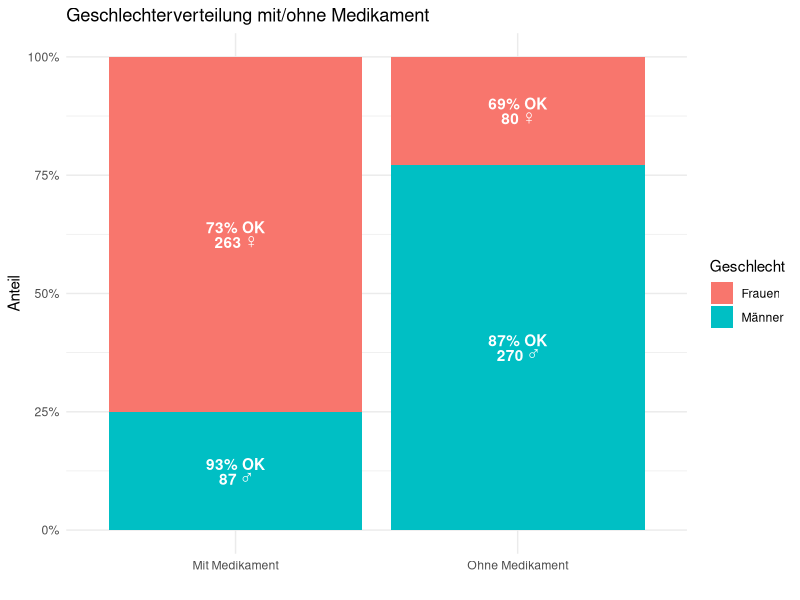

Source code (R):
library(ggplot2)
library(scales)

# Daten vorbereiten
df <- data.frame(
  Gruppe = c(
    "Mit Medikament",
    "Mit Medikament",
    "Ohne Medikament",
    "Ohne Medikament"
  ),
  Geschlecht = c("Frauen", "Männer", "Frauen", "Männer"),
  Anzahl = c(263, 87, 80, 270),
  # SPALTE FÜR DIE ZUSÄTZLICHEN PROZENTE
  Zusatz_Prozent = c(0.73, 0.93, 0.69, 0.87) 
)

# Prozentwerte innerhalb der Gruppen berechnen (Base R-Methoden)
df$Summe <- ave(df$Anzahl, df$Gruppe, FUN = sum)
df$Prozent <- df$Anzahl / df$Summe
df$pos <- ave(df$Prozent, df$Gruppe, FUN = function(x) cumsum(x) - x / 2)
df$Symbol <- ifelse(df$Geschlecht == "Frauen", "\u2640", "\u2642")


# *** NEUES LABEL MIT HAKEN (TICK MARK) ***
# Haken: \u2713 (oder "✔")
df$Label <- paste0(scales::percent(df$Zusatz_Prozent), " OK", "\n", df$Anzahl, " ", df$Symbol)

# Plot
plot_kausalstudie_a <- 
  ggplot(df, aes(x = Gruppe, y = Prozent, fill = Geschlecht)) +
  geom_bar(stat = "identity", position = "fill") +
  geom_text(
    aes(label = Label),
    color = "white",
    fontface = "bold",
    position = position_stack(0.5),
    lineheight = 0.8
  ) +
  scale_y_continuous(labels = scales::percent) +
  labs(
    x = "",
    y = "Anteil",
    title = "Geschlechterverteilung mit/ohne Medikament"
  ) +
  theme_minimal()